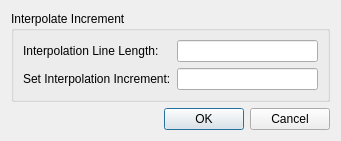
<?xml version="1.0" encoding="UTF-8"?>
<ui version="4.0">
 <class>GeoDataPointmapInterpolatePoints</class>
 <widget class="QDialog" name="GeoDataPointmapInterpolatePoints">
  <property name="geometry">
   <rect>
    <x>0</x>
    <y>0</y>
    <width>341</width>
    <height>131</height>
   </rect>
  </property>
  <property name="windowTitle">
   <string>Dialog</string>
  </property>
  <layout class="QVBoxLayout" name="verticalLayout">
   <item>
    <widget class="QGroupBox" name="groupBox">
     <property name="title">
      <string>Interpolate Increment</string>
     </property>
     <layout class="QFormLayout" name="formLayout">
      <item row="0" column="0">
       <widget class="QLabel" name="lineLengthLabel">
        <property name="text">
         <string>Interpolation Line Length:</string>
        </property>
       </widget>
      </item>
      <item row="0" column="1">
       <widget class="RealNumberEditWidget" name="lengthLineEdit">
        <property name="readOnly">
         <bool>true</bool>
        </property>
       </widget>
      </item>
      <item row="1" column="0">
       <widget class="QLabel" name="incrementLabel">
        <property name="text">
         <string>Set Interpolation Increment:</string>
        </property>
       </widget>
      </item>
      <item row="1" column="1">
       <widget class="RealNumberEditWidget" name="incrementEditWidget"/>
      </item>
     </layout>
    </widget>
   </item>
   <item>
    <spacer name="verticalSpacer">
     <property name="orientation">
      <enum>Qt::Vertical</enum>
     </property>
     <property name="sizeHint" stdset="0">
      <size>
       <width>20</width>
       <height>0</height>
      </size>
     </property>
    </spacer>
   </item>
   <item>
    <widget class="QDialogButtonBox" name="buttonBox">
     <property name="orientation">
      <enum>Qt::Horizontal</enum>
     </property>
     <property name="standardButtons">
      <set>QDialogButtonBox::Cancel|QDialogButtonBox::Ok</set>
     </property>
    </widget>
   </item>
  </layout>
 </widget>
 <customwidgets>
  <customwidget>
   <class>RealNumberEditWidget</class>
   <extends>QLineEdit</extends>
   <header>guibase/realnumbereditwidget.h</header>
  </customwidget>
 </customwidgets>
 <resources/>
 <connections>
  <connection>
   <sender>buttonBox</sender>
   <signal>accepted()</signal>
   <receiver>GeoDataPointmapInterpolatePoints</receiver>
   <slot>accept()</slot>
   <hints>
    <hint type="sourcelabel">
     <x>248</x>
     <y>254</y>
    </hint>
    <hint type="destinationlabel">
     <x>157</x>
     <y>274</y>
    </hint>
   </hints>
  </connection>
  <connection>
   <sender>buttonBox</sender>
   <signal>rejected()</signal>
   <receiver>GeoDataPointmapInterpolatePoints</receiver>
   <slot>reject()</slot>
   <hints>
    <hint type="sourcelabel">
     <x>316</x>
     <y>260</y>
    </hint>
    <hint type="destinationlabel">
     <x>286</x>
     <y>274</y>
    </hint>
   </hints>
  </connection>
 </connections>
</ui>
